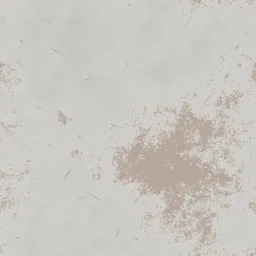
#> input picture d61/assets/tex/256/dome_frame_c.webp, 256 x 256 px, given in place of red_laterite_soil_stones_c.webp, which was not available
$ python gen_foot.py ../256/dome_frame_c.webp ../256/foliage_c.webp
#> lines starting #> are read from the running program, lines starting #| are printed output that depends on the picture
# D6.1 footer texture masters. Grades the Poly Haven scans (regolith, mars_rock) and authors the procedural sets
# (dome_frame, foliage, habitat_panel, stainless, rover_paint, dusk_sky). Everything tiles (periodic noise, wrapped stamps).
# usage: python3 -I gen_foot.py <scan_dir> <png_out_dir>
#   scan_dir holds <polyhaven_id>_{c,n,orm}.webp (1024 c/n, 512 orm) pulled via the browser.
# Output: <role>_color.png (sRGB), <role>_normal.png (OpenGL), <role>_orm.png (R ao, G rough, B metal), dusk_sky.npy (linear float32).
import sys, os, math
import numpy as np
from PIL import Image

src, out = sys.argv[1], sys.argv[2]
os.makedirs(out, exist_ok=True)
rng = np.random.default_rng(61)


# ---------- helpers ----------
def s2l(c): return np.where(c <= 0.04045, c / 12.92, ((c + 0.055) / 1.055) ** 2.4)
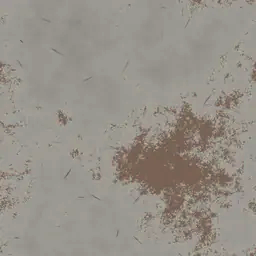
#> returned value: shape (256, 256, 3) float32; mean of channels 0, 1, 2 0.592, 0.571, 0.539; drawn as R, G, B
def l2s(c): c = np.clip(c, 0, 1); return np.where(c <= 0.0031308, c * 12.92, 1.055 * c ** (1 / 2.4) - 0.055)


def load(name, mode='RGB'):
    return np.asarray(Image.open(os.path.join(src, name)).convert(mode), np.float32) / 255


def save(name, a):
    a = np.clip(np.round(a * 255), 0, 255).astype(np.uint8)
    Image.fromarray(a).save(os.path.join(out, name))


# [43 lines left out: functions fnoise, blur, h2n, worley, not called in this run]


def streaks(n, s, seed):
    a = blur(np.random.default_rng(seed).standard_normal((n, n)), s)
    return (a - a.mean()) / (a.std() + 1e-9)


def sm(e0, e1, x): t = np.clip((x - e0) / (e1 - e0), 0, 1); return t * t * (3 - 2 * t)


def orm(ao, rough, metal):
    return np.stack([ao, rough, metal], -1)


# ---------- regolith (Poly Haven red_laterite_soil_stones, graded toward Mars dust) ----------
def regolith():
    c = s2l(load('red_laterite_soil_stones_c.webp'))
    y = c @ np.array([0.2126, 0.7152, 0.0722], np.float32)
    mars = np.array([0.36, 0.165, 0.085], np.float32)  # linear Mars dust (approx JPL true-colour)
    k = y / (y.mean() + 1e-6)
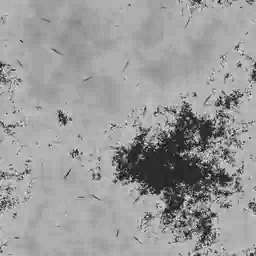
#> k: shape (256, 256) float32; min 0.583, max 1.27, mean 1; drawn with min black and max white
    graded = mars[None, None] * k[..., None] * 0.62 + c * 0.38
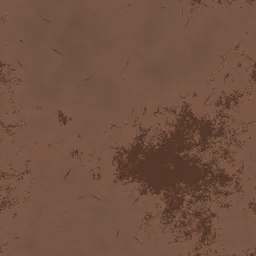
#> graded: shape (256, 256, 3) float32; mean R, G, B 0.448, 0.319, 0.257
    graded *= 0.82  # darker: the footer foreground sits in dusk shadow, keep albedo honest ~0.18
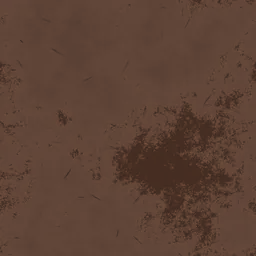
#> graded: shape (256, 256, 3) float32; mean R, G, B 0.368, 0.262, 0.211
    save('regolith_color.png', l2s(graded))
#> in l2s, `return np.where(c <= 0.0031308, c * 12.92, 1.055 * c ** (1 / 2.4) - 0.`:
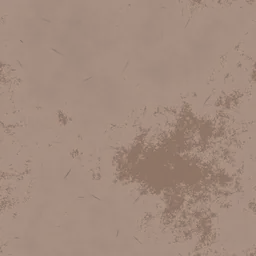
#> returned value: shape (256, 256, 3) float32; mean of channels 0, 1, 2 0.639, 0.548, 0.496; drawn as R, G, B
    save('regolith_normal.png', load('red_laterite_soil_stones_n.webp'))
#> call 2 of load, with name = 'red_laterite_soil_stones_n.webp', mode = 'RGB'
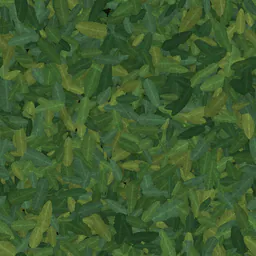
#> input picture d61/assets/tex/256/foliage_c.webp, 256 x 256 px, given in place of red_laterite_soil_stones_n.webp, which was not available
#> in save, a is the input picture: shape (256, 256, 3); mean R, G, B 62.1, 92.1, 47.1
    o = load('red_laterite_soil_stones_orm.webp'); o[..., 1] = np.clip(o[..., 1] * 0.95 + 0.05, 0, 1); o[..., 2] = 0
#> after `o[..., 2] = 0`:
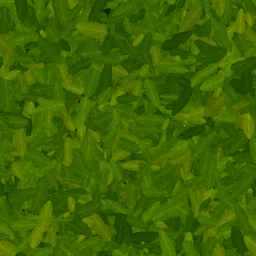
#> o: shape (256, 256, 3) float32; mean R, G, B 0.244, 0.393, 0
    save('regolith_orm.png', o)


# ---------- mars_rock (Poly Haven rock_face_03, recoloured to dusty basalt) ----------
def mars_rock():
    c = s2l(load('rock_face_03_c.webp'))
    y = c @ np.array([0.2126, 0.7152, 0.0722], np.float32)
    yn = y / (y.mean() + 1e-6)
    basalt = np.array([0.055, 0.034, 0.026], np.float32)
    dust = np.array([0.15, 0.072, 0.040], np.float32)
    # dust settles on the brighter, flatter facets; cracks stay dark basalt
    d = sm(0.6, 1.9, yn + 0.25 * fnoise(1024, 2.2, 2, seed=7))[..., None]
    col = (basalt * (1 - d) + dust * d) * np.clip(yn, 0.25, 2.2)[..., None] ** 0.85
    sat = c / (y[..., None] + 1e-6)  # keep a trace of the scan's own hue variation
    col *= (0.8 + 0.2 * np.clip(sat, 0.5, 1.6))
    save('mars_rock_color.png', l2s(col))
    save('mars_rock_normal.png', load('rock_face_03_n.webp'))
    o = load('rock_face_03_orm.webp'); o[..., 2] = 0
    save('mars_rock_orm.png', o)


# ---------- dome_frame: off-white painted strut metal ----------
# [177 lines left out: functions dome_frame, foliage, habitat_panel, stainless, rover_paint, dusk_sky, not called in this run]


#> (the run stopped early here; a loop or call above may not have finished)
